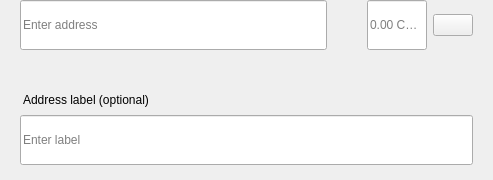
<?xml version="1.0" encoding="UTF-8"?>
<ui version="4.0">
 <class>SendMultiRow</class>
 <widget class="QWidget" name="SendMultiRow">
  <property name="geometry">
   <rect>
    <x>0</x>
    <y>0</y>
    <width>493</width>
    <height>180</height>
   </rect>
  </property>
  <property name="minimumSize">
   <size>
    <width>0</width>
    <height>0</height>
   </size>
  </property>
  <property name="maximumSize">
   <size>
    <width>16777215</width>
    <height>16777215</height>
   </size>
  </property>
  <property name="windowTitle">
   <string>Form</string>
  </property>
  <layout class="QVBoxLayout" name="verticalLayout_3">
   <property name="spacing">
    <number>0</number>
   </property>
   <property name="leftMargin">
    <number>0</number>
   </property>
   <property name="topMargin">
    <number>0</number>
   </property>
   <property name="rightMargin">
    <number>20</number>
   </property>
   <property name="bottomMargin">
    <number>5</number>
   </property>
   <item alignment="Qt::AlignTop">
    <widget class="QWidget" name="widget" native="true">
     <property name="sizePolicy">
      <sizepolicy hsizetype="Expanding" vsizetype="Maximum">
       <horstretch>0</horstretch>
       <verstretch>0</verstretch>
      </sizepolicy>
     </property>
     <property name="minimumSize">
      <size>
       <width>0</width>
       <height>60</height>
      </size>
     </property>
     <property name="maximumSize">
      <size>
       <width>16777215</width>
       <height>85</height>
      </size>
     </property>
     <layout class="QHBoxLayout" name="horizontalLayout" stretch="6,0,2">
      <property name="spacing">
       <number>0</number>
      </property>
      <property name="leftMargin">
       <number>8</number>
      </property>
      <property name="topMargin">
       <number>0</number>
      </property>
      <property name="rightMargin">
       <number>0</number>
      </property>
      <property name="bottomMargin">
       <number>0</number>
      </property>
      <item alignment="Qt::AlignTop">
       <widget class="QStackedWidget" name="stackedAddress">
        <property name="minimumSize">
         <size>
          <width>0</width>
          <height>50</height>
         </size>
        </property>
        <property name="maximumSize">
         <size>
          <width>16777215</width>
          <height>50</height>
         </size>
        </property>
        <widget class="QWidget" name="page_4">
         <property name="sizePolicy">
          <sizepolicy hsizetype="Expanding" vsizetype="Preferred">
           <horstretch>0</horstretch>
           <verstretch>0</verstretch>
          </sizepolicy>
         </property>
         <property name="minimumSize">
          <size>
           <width>0</width>
           <height>50</height>
          </size>
         </property>
         <property name="maximumSize">
          <size>
           <width>16777215</width>
           <height>55</height>
          </size>
         </property>
         <layout class="QVBoxLayout" name="verticalLayout_7">
          <property name="spacing">
           <number>0</number>
          </property>
          <property name="leftMargin">
           <number>12</number>
          </property>
          <property name="topMargin">
           <number>0</number>
          </property>
          <property name="rightMargin">
           <number>0</number>
          </property>
          <property name="bottomMargin">
           <number>0</number>
          </property>
          <item>
           <widget class="QLineEdit" name="lineEditAddress">
            <property name="minimumSize">
             <size>
              <width>0</width>
              <height>50</height>
             </size>
            </property>
            <property name="maximumSize">
             <size>
              <width>16777215</width>
              <height>50</height>
             </size>
            </property>
            <property name="placeholderText">
             <string>Enter address</string>
            </property>
           </widget>
          </item>
         </layout>
        </widget>
        <widget class="QWidget" name="page_3"/>
       </widget>
      </item>
      <item>
       <spacer name="horizontalSpacer_3">
        <property name="orientation">
         <enum>Qt::Horizontal</enum>
        </property>
        <property name="sizeType">
         <enum>QSizePolicy::Fixed</enum>
        </property>
        <property name="sizeHint" stdset="0">
         <size>
          <width>40</width>
          <height>20</height>
         </size>
        </property>
       </spacer>
      </item>
      <item>
       <layout class="QHBoxLayout" name="horizontalLayout_2">
        <property name="spacing">
         <number>6</number>
        </property>
        <item alignment="Qt::AlignTop">
         <widget class="QLineEdit" name="lineEditAmount">
          <property name="sizePolicy">
           <sizepolicy hsizetype="Expanding" vsizetype="Preferred">
            <horstretch>0</horstretch>
            <verstretch>0</verstretch>
           </sizepolicy>
          </property>
          <property name="minimumSize">
           <size>
            <width>0</width>
            <height>50</height>
           </size>
          </property>
          <property name="maximumSize">
           <size>
            <width>16777215</width>
            <height>50</height>
           </size>
          </property>
          <property name="maxLength">
           <number>17</number>
          </property>
          <property name="alignment">
           <set>Qt::AlignLeading|Qt::AlignLeft|Qt::AlignVCenter</set>
          </property>
          <property name="placeholderText">
           <string notr="true">0.00 CRIB</string>
          </property>
         </widget>
        </item>
        <item>
         <layout class="QVBoxLayout" name="verticalLayout">
          <property name="topMargin">
           <number>14</number>
          </property>
          <property name="bottomMargin">
           <number>0</number>
          </property>
          <item alignment="Qt::AlignTop">
           <widget class="QPushButton" name="btnMenu">
            <property name="minimumSize">
             <size>
              <width>0</width>
              <height>0</height>
             </size>
            </property>
            <property name="maximumSize">
             <size>
              <width>16777215</width>
              <height>16777215</height>
             </size>
            </property>
            <property name="focusPolicy">
             <enum>Qt::NoFocus</enum>
            </property>
            <property name="text">
             <string/>
            </property>
           </widget>
          </item>
         </layout>
        </item>
       </layout>
      </item>
     </layout>
    </widget>
   </item>
   <item>
    <widget class="QWidget" name="layoutLabel" native="true">
     <property name="minimumSize">
      <size>
       <width>0</width>
       <height>0</height>
      </size>
     </property>
     <property name="maximumSize">
      <size>
       <width>16777215</width>
       <height>16777215</height>
      </size>
     </property>
     <layout class="QVBoxLayout" name="verticalLayout_9">
      <property name="spacing">
       <number>6</number>
      </property>
      <property name="leftMargin">
       <number>20</number>
      </property>
      <property name="topMargin">
       <number>0</number>
      </property>
      <property name="rightMargin">
       <number>0</number>
      </property>
      <property name="bottomMargin">
       <number>10</number>
      </property>
      <item>
       <spacer name="verticalSpacer">
        <property name="orientation">
         <enum>Qt::Vertical</enum>
        </property>
        <property name="sizeType">
         <enum>QSizePolicy::Fixed</enum>
        </property>
        <property name="sizeHint" stdset="0">
         <size>
          <width>20</width>
          <height>20</height>
         </size>
        </property>
       </spacer>
      </item>
      <item>
       <widget class="QLabel" name="labelSubtitleDescription">
        <property name="styleSheet">
         <string notr="true">margin-bottom:2px;
margin-left:0.05px;
padding:0px;</string>
        </property>
        <property name="text">
         <string>Address label (optional)</string>
        </property>
       </widget>
      </item>
      <item>
       <widget class="QLineEdit" name="lineEditDescription">
        <property name="minimumSize">
         <size>
          <width>0</width>
          <height>50</height>
         </size>
        </property>
        <property name="maximumSize">
         <size>
          <width>16777215</width>
          <height>50</height>
         </size>
        </property>
        <property name="placeholderText">
         <string>Enter label</string>
        </property>
       </widget>
      </item>
     </layout>
    </widget>
   </item>
  </layout>
 </widget>
 <resources/>
 <connections/>
</ui>
